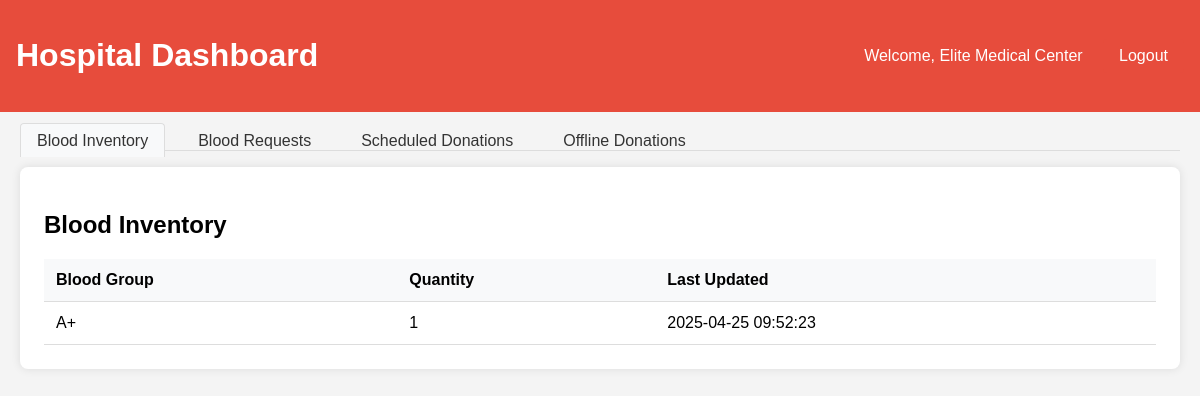
/hospital_dashboard.php (signed in), run on the app's committed database.
### tables this page shows
CREATE TABLE `hospitals` (
  `id` int(11) NOT NULL,
  `name` varchar(100) NOT NULL,
  `email` varchar(100) NOT NULL,
  `password` varchar(255) NOT NULL,
  `address` text NOT NULL,
  `city` varchar(50) NOT NULL,
  `state` varchar(50) NOT NULL,
  `country` varchar(50) NOT NULL,
  `contact_number` varchar(15) NOT NULL,
  `license_number` varchar(50) NOT NULL,
  `status` enum('active','inactive') DEFAULT 'active',
  `created_at` timestamp NOT NULL DEFAULT current_timestamp(),
  `latitude` decimal(10,8) DEFAULT NULL,
  `longitude` decimal(11,8) DEFAULT NULL
);

CREATE TABLE `blood_inventory` (
  `id` int(11) NOT NULL,
  `hospital_id` int(11) NOT NULL,
  `blood_group` varchar(3) NOT NULL,
  `quantity` int(11) NOT NULL DEFAULT 0,
  `last_updated` timestamp NOT NULL DEFAULT current_timestamp() ON UPDATE current_timestamp()
);

### hospital_dashboard.php (the view, shortened to what this page needs)
<?php
require_once 'config.php';
$hospital_id = $_SESSION['hospital_id'];
$sql = "SELECT * FROM hospitals WHERE id = '$hospital_id'";
$result = $conn->query($sql);
$hospital = $result->fetch_assoc();
$inventory_sql = "SELECT * FROM blood_inventory WHERE hospital_id = '$hospital_id'";
$inventory_result = $conn->query($inventory_sql);
?>
<!DOCTYPE html>
<html lang="en">
<head>
</head>
<body>
    <div class="header">
        <h1>Hospital Dashboard</h1>
        <div>
            <span>Welcome, <?php echo htmlspecialchars($hospital['name']); ?></span>
            <a href="logout.php" class="btn" style="margin-left: 1rem;">Logout</a>
        </div>
    </div>
    <div class="container">
        <ul class="nav-tabs">
            <li><a href="#inventory" class="active">Blood Inventory</a></li>
            <li><a href="#requests">Blood Requests</a></li>
            <li><a href="#scheduled">Scheduled Donations</a></li>
            <li><a href="#offline">Offline Donations</a></li>
        </ul>
        <div id="inventory" class="tab-content active">
            <div class="card">
                <h2>Blood Inventory</h2>
                <table>
                    <thead>
                        <tr>
                            <th>Blood Group</th>
                            <th>Quantity</th>
                            <th>Last Updated</th>
                        </tr>
                    </thead>
                    <tbody>
                        <?php while($row = $inventory_result->fetch_assoc()): ?>
                        <tr>
                            <td><?php echo htmlspecialchars($row['blood_group']); ?></td>
                            <td><?php echo htmlspecialchars($row['quantity']); ?></td>
                            <td><?php echo htmlspecialchars($row['last_updated']); ?></td>
                        </tr>
                        <?php endwhile; ?>
                    </tbody>
                </table>
            </div>
        </div>
    </div>
</body>
</html>

### hospital_dashboard.php (style rules this page uses)
body { font-family: Arial, sans-serif; margin: 0; padding: 0; background-color: #f4f4f4; }
.header { background-color: #e74c3c; color: white; padding: 1rem; display: flex; justify-content: space-between; align-items: center; }
.container { max-width: 1200px; margin: 0 auto; padding: 20px; }
.card { background-color: white; border-radius: 8px; padding: 1.5rem; margin-bottom: 1.5rem; box-shadow: 0 0 10px rgba(0,0,0,0.1); }
table { width: 100%; border-collapse: collapse; margin-top: 1rem; }
th, td { padding: 0.75rem; text-align: left; border-bottom: 1px solid #ddd; }
th { background-color: #f8f9fa; }
.btn { background-color: #e74c3c; color: white; padding: 0.5rem 1rem; border: none; border-radius: 4px; cursor: pointer; text-decoration: none; display: inline-block; }
.nav-tabs { display: flex; list-style: none; padding: 0; margin: 0 0 1rem 0; border-bottom: 1px solid #ddd; }
.nav-tabs li { margin-right: 1rem; }
.nav-tabs a { padding: 0.5rem 1rem; text-decoration: none; color: #333; border: 1px solid transparent; border-bottom: none; border-radius: 4px 4px 0 0; }
.nav-tabs a.active { background-color: #f8f9fa; border-color: #ddd; border-bottom-color: #f8f9fa; margin-bottom: -1px; }
.tab-content { display: none; }
.tab-content.active { display: block; }

### data on the page
hospitals: name "Elite Medical Center"
blood_inventory: blood_group "A+", quantity "1", last_updated "2025-04-25 09:52:23"
